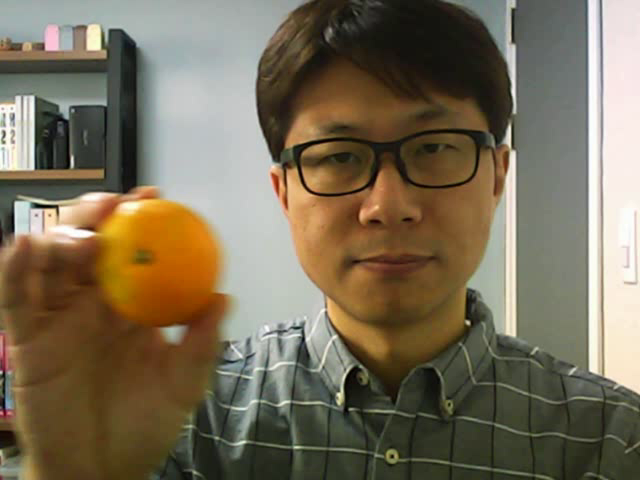
//> input picture frame 24 of part7/data/camshift.avi, 640 x 480 px
$ ./main   (built with g++ and OpenCV 4)
//> lines starting //> are read from the running program, lines starting //| are printed output that depends on the picture; after the words box and inside, x2 and y2 are one past the last pixel; in counts of white or black regions, pixels touching at a corner belong together
#pragma warning(disable: 4819)

#include <opencv2/imgproc.hpp>
#include <opencv2/highgui.hpp>
#include <opencv2/video.hpp>
#include <iostream>

using namespace cv;
using namespace std;

int main()
{
	VideoCapture cap("../data/camshift.avi");

	if (!cap.isOpened()) {
		cerr << "Failed to open camera!" << endl;
		return -1;
	}

	int frame_width = (int)cap.get(CAP_PROP_FRAME_WIDTH);
	int frame_height = (int)cap.get(CAP_PROP_FRAME_HEIGHT);
	int frame_count = (int)cap.get(CAP_PROP_FRAME_COUNT);
	int fps = (int)cap.get(CAP_PROP_FPS);
	cout << "> Frame width: " << frame_width << endl;
	cout << "> Frame height: " << frame_height << endl;
	cout << "> Frame count: " << frame_count << endl;
	cout << "> FPS: " << fps << endl;

	Mat src, roi, roi_hsv, hist;
	Rect track_rect(135, 220, 100, 100);

	cap >> src;				// 첫 번째 프레임
//> src is the input picture: 480 rows x 640 cols, CV_8UC3; mean B, G, R 86.9, 108.5, 119.9
	roi = src(track_rect);	// 첫 번째 프레임에서 추적할 영역 부분 영상
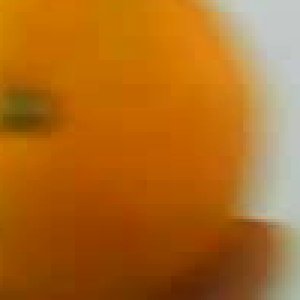
//> roi: 100 rows x 100 cols, CV_8UC3 (shown 3 times larger); mean B, G, R 30.4, 106.7, 175
	cvtColor(roi, roi_hsv, COLOR_BGR2HSV);
//> roi_hsv: 100 rows x 100 cols, CV_8UC3; mean H, S, V 19.5, 213.6, 175.4

	// 히스토그램 계산
	int hbins = 45; int sbins = 64;
	int histSize[] = { hbins, sbins };
	float hrange[] = { 0, 180 }, srange[] = { 0, 256 };
	const float* ranges[] = { hrange, srange };
	int channels[] = { 0, 1 };

	calcHist(&roi_hsv, 1, channels, Mat(), hist, 2, histSize, ranges);
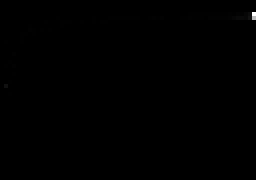
//> hist: 45 rows x 64 cols, CV_32FC1 (shown 4 times larger); min 0, max 3600, mean 3.5; drawn with min black and max white
	normalize(hist, hist, 0, 255, NORM_MINMAX, -1, Mat());
//> hist: 45 rows x 64 cols, CV_32FC1; 7.81% of pixels changed, all inside (x1, y1, x2, y2) = (0, 1, 64, 29)

	Mat frame, frame_hsv, backproj, backproj_norm;
	RotatedRect rot_rect;
	TermCriteria criteria(TermCriteria::EPS | TermCriteria::COUNT, 10, 1);

	while (true) {
		cap >> frame;
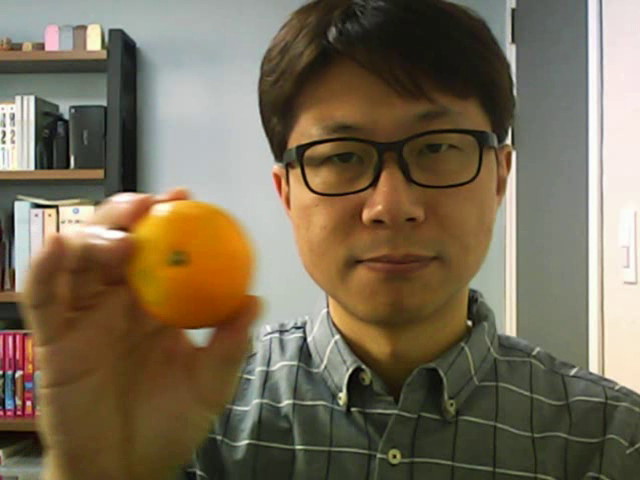
//> input picture frame 25 of part7/data/camshift.avi, 640 x 480 px
//> frame is the input picture: 480 rows x 640 cols, CV_8UC3; mean B, G, R 85.4, 107.5, 119.8
		if (frame.empty())
			break;

		cvtColor(frame, frame_hsv, COLOR_BGR2HSV);
//> frame_hsv: 480 rows x 640 cols, CV_8UC3; mean H, S, V 38, 90.2, 122.7
		calcBackProject(&frame_hsv, 1, channels, hist, backproj, ranges);
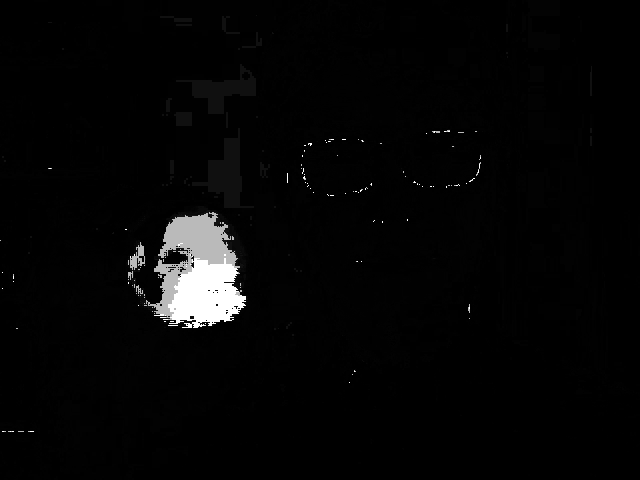
//> backproj: 480 rows x 640 cols, CV_8UC1; min 0, max 255, mean 6.3
		normalize(backproj, backproj_norm, 0, 255, NORM_MINMAX, -1, Mat());

		rot_rect = CamShift(backproj, track_rect, criteria);
//> rot_rect = centre (199.5, 278), size (89.5, 112.5), angle 174.8; track_rect = Rect(154, 221, 91, 114)
		rectangle(frame, track_rect, Scalar(0, 0, 255), 2);
		ellipse(frame, rot_rect, Scalar(0, 255, 0), 2);
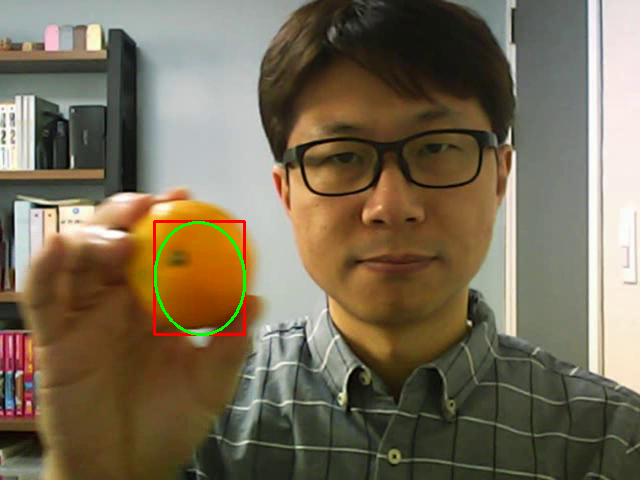
//> frame: 480 rows x 640 cols, CV_8UC3; mean B, G, R 85.3, 107.6, 119.5

		imshow("frame", frame);
		imshow("backproj", backproj);

		if (waitKey(1000 / fps) == 27)
//> the Esc key is pressed
			break;
	}

	return 0;
}

$ run again, starting later in the video
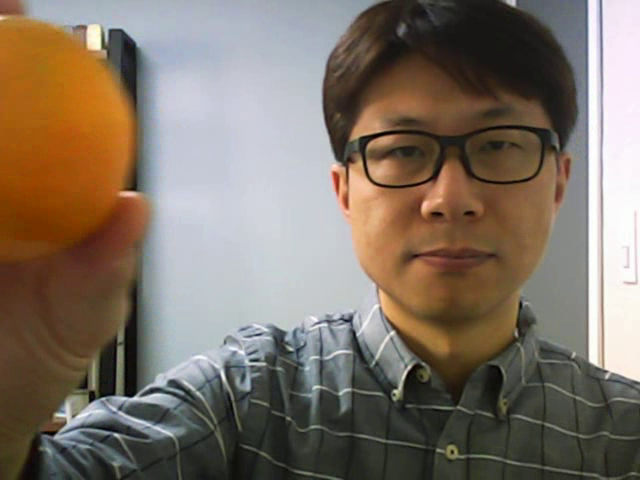
//> input picture frame 111 of part7/data/camshift.avi, 640 x 480 px
//> src is the input picture: 480 rows x 640 cols, CV_8UC3; mean B, G, R 102.2, 114.8, 127.3
//> roi_hsv: 100 rows x 100 cols, CV_8UC3; mean H, S, V 96.4, 23.8, 189.1
//> frame_hsv: 480 rows x 640 cols, CV_8UC3; mean H, S, V 57.2, 69.3, 131.3
//> `calcBackProject(&frame_hsv, 1, channels, hist, backproj, ranges);`:
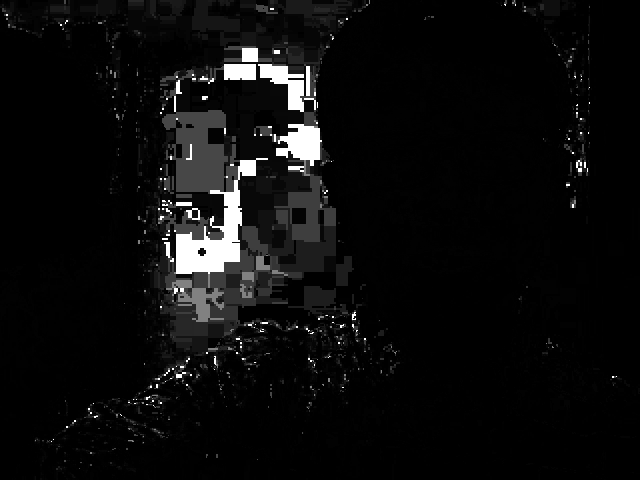
//> backproj: 480 rows x 640 cols, CV_8UC1; min 0, max 255, mean 12.3
//> rot_rect = centre (210.5, 250), size (103.1, 118.6), angle 16.6; track_rect = Rect(160, 192, 101, 116)
//> `ellipse(frame, rot_rect, Scalar(0, 255, 0), 2);`:
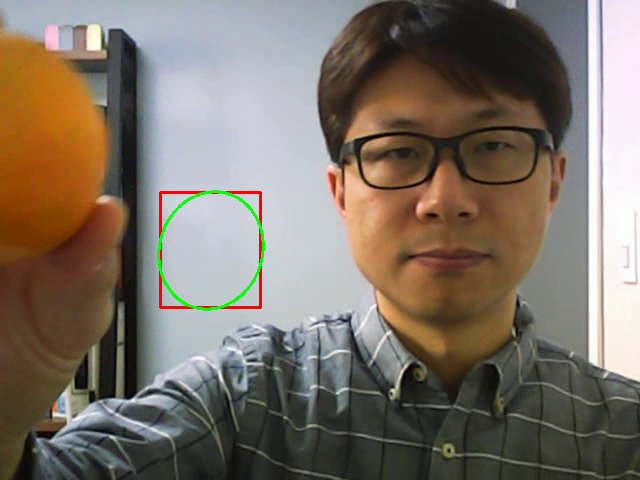
//> frame: 480 rows x 640 cols, CV_8UC3; mean B, G, R 103.2, 114.5, 125.1

$ run again, starting later in the video
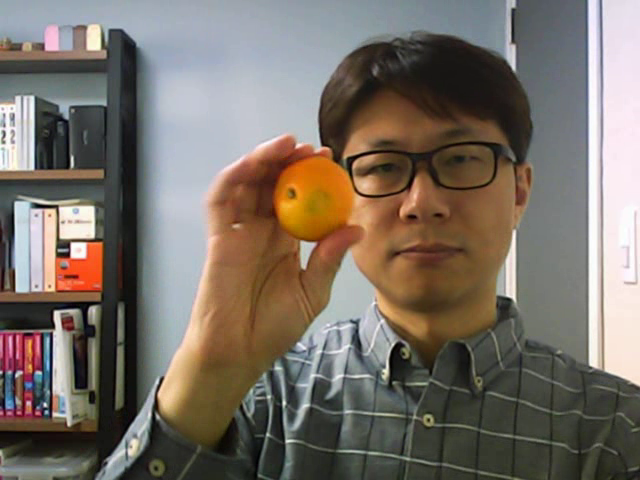
//> input picture frame 197 of part7/data/camshift.avi, 640 x 480 px
//> src is the input picture: 480 rows x 640 cols, CV_8UC3; mean B, G, R 102, 111.3, 120.5
//> roi_hsv: 100 rows x 100 cols, CV_8UC3; mean H, S, V 69.8, 57.3, 171.8
//> frame_hsv: 480 rows x 640 cols, CV_8UC3; mean H, S, V 59.3, 65.6, 127.1
//> `calcBackProject(&frame_hsv, 1, channels, hist, backproj, ranges);`:
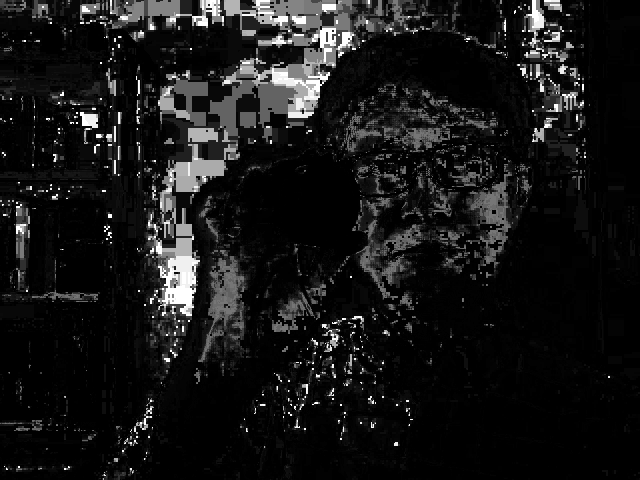
//> backproj: 480 rows x 640 cols, CV_8UC1; min 0, max 255, mean 22.7
//> rot_rect = centre (187, 275.5), size (93.5, 124.7), angle 150.8; track_rect = Rect(145, 220, 84, 111)
//> `ellipse(frame, rot_rect, Scalar(0, 255, 0), 2);`:
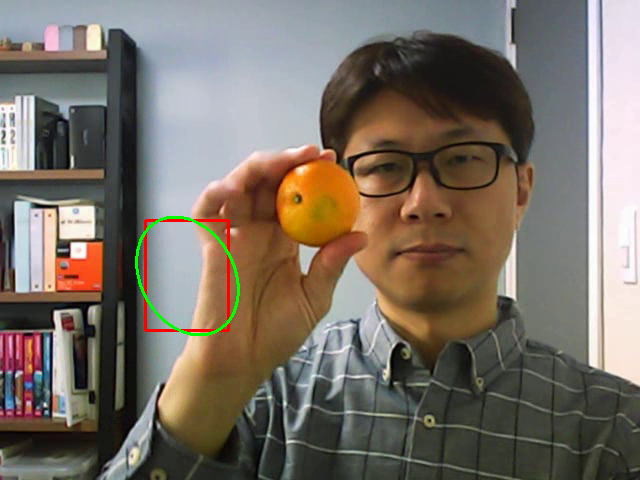
//> frame: 480 rows x 640 cols, CV_8UC3; mean B, G, R 101.3, 111.4, 120.9
